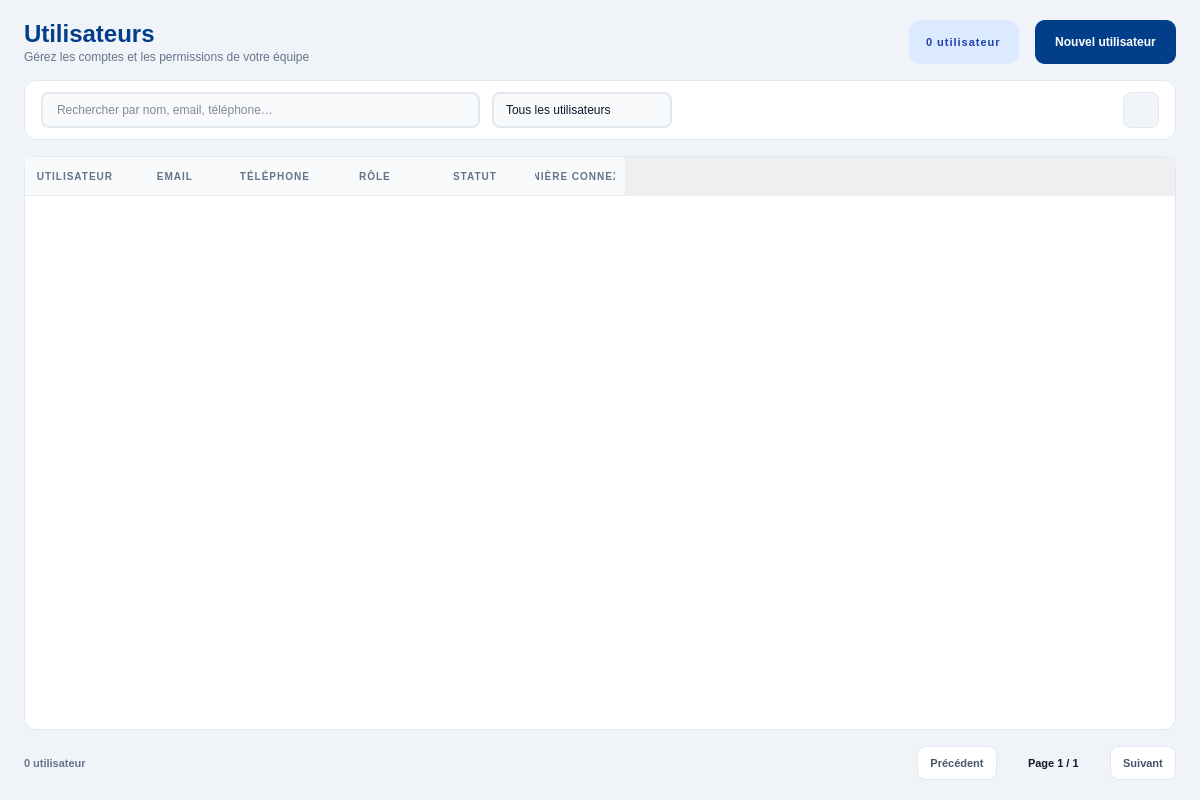
<?xml version="1.0" encoding="UTF-8"?>
<ui version="4.0">
 <class>PageUsers</class>
 <widget class="QWidget" name="PageUsers">
  <property name="geometry">
   <rect>
    <x>0</x>
    <y>0</y>
    <width>1200</width>
    <height>800</height>
   </rect>
  </property>
  <property name="styleSheet">
   <string notr="true">QWidget#PageUsers { background: #f0f4f8; }
QWidget#PageUsers QLabel { background: transparent; }</string>
  </property>
  <layout class="QVBoxLayout" name="mainLayout">
   <property name="spacing">
    <number>16</number>
   </property>
   <property name="leftMargin">
    <number>24</number>
   </property>
   <property name="topMargin">
    <number>20</number>
   </property>
   <property name="rightMargin">
    <number>24</number>
   </property>
   <property name="bottomMargin">
    <number>20</number>
   </property>
   <item>
    <layout class="QHBoxLayout" name="headerRow">
     <item>
      <layout class="QVBoxLayout" name="headerTitleBox">
       <property name="spacing">
        <number>2</number>
       </property>
       <item>
        <widget class="QLabel" name="lbl_title">
         <property name="styleSheet">
          <string notr="true">color: #023E8A; font-size: 24px; font-weight: 800; background: transparent;</string>
         </property>
         <property name="text">
          <string>Utilisateurs</string>
         </property>
        </widget>
       </item>
       <item>
        <widget class="QLabel" name="lbl_subtitle">
         <property name="styleSheet">
          <string notr="true">color: #64748b; font-size: 12px; background: transparent;</string>
         </property>
         <property name="text">
          <string>Gérez les comptes et les permissions de votre équipe</string>
         </property>
        </widget>
       </item>
      </layout>
     </item>
     <item>
      <spacer name="headerSpacer">
       <property name="orientation">
        <enum>Qt::Orientation::Horizontal</enum>
       </property>
       <property name="sizeHint" stdset="0">
        <size>
         <width>40</width>
         <height>20</height>
        </size>
       </property>
      </spacer>
     </item>
     <item>
      <widget class="QLabel" name="lbl_count_badge">
       <property name="styleSheet">
        <string notr="true">background: #dbeafe; color: #1e40af; font-size: 11px; font-weight: 800; padding: 8px 14px; border-radius: 12px; letter-spacing: 1px;</string>
       </property>
       <property name="text">
        <string>0 utilisateur</string>
       </property>
      </widget>
     </item>
     <item>
      <widget class="QPushButton" name="btn_new">
       <property name="minimumSize">
        <size>
         <width>0</width>
         <height>44</height>
        </size>
       </property>
       <property name="cursor">
        <cursorShape>PointingHandCursor</cursorShape>
       </property>
       <property name="styleSheet">
        <string notr="true">QPushButton { background: #023E8A; color: #ffffff; border: none; border-radius: 10px; font-size: 12px; font-weight: 800; padding: 0 20px; }
QPushButton:hover { background: #0077B6; }</string>
       </property>
       <property name="text">
        <string>Nouvel utilisateur</string>
       </property>
       <property name="icon">
        <iconset resource="../Icon.qrc">
         <normaloff>:/Icon/Icons/plus_white.svg</normaloff>:/Icon/Icons/plus_white.svg</iconset>
       </property>
       <property name="iconSize">
        <size>
         <width>16</width>
         <height>16</height>
        </size>
       </property>
      </widget>
     </item>
    </layout>
   </item>
   <item>
    <widget class="QFrame" name="toolbar">
     <property name="minimumSize">
      <size>
       <width>0</width>
       <height>60</height>
      </size>
     </property>
     <property name="styleSheet">
      <string notr="true">QFrame#toolbar { background: #ffffff; border: 1px solid #e2e8f0; border-radius: 12px; }</string>
     </property>
     <layout class="QHBoxLayout" name="toolbarLayout">
      <property name="spacing">
       <number>12</number>
      </property>
      <property name="leftMargin">
       <number>16</number>
      </property>
      <property name="rightMargin">
       <number>16</number>
      </property>
      <item>
       <widget class="QLineEdit" name="inp_search">
        <property name="minimumSize">
         <size>
          <width>320</width>
          <height>36</height>
         </size>
        </property>
        <property name="styleSheet">
         <string notr="true">QLineEdit { background: #f8fafc; border: 1.5px solid #e2e8f0; border-radius: 8px; padding: 6px 12px; font-size: 12px; color: #0f172a; }
QLineEdit:focus { border-color: #0077B6; background: #ffffff; }</string>
        </property>
        <property name="placeholderText">
         <string>Rechercher par nom, email, téléphone…</string>
        </property>
       </widget>
      </item>
      <item>
       <widget class="QComboBox" name="combo_filter">
        <property name="minimumSize">
         <size>
          <width>180</width>
          <height>36</height>
         </size>
        </property>
        <property name="styleSheet">
         <string notr="true">QComboBox { background: #f8fafc; border: 1.5px solid #e2e8f0; border-radius: 8px; padding: 6px 12px; font-size: 12px; color: #0f172a; }
QComboBox::drop-down { border: none; width: 24px; }
QComboBox QAbstractItemView { background: #ffffff; color: #0f172a; selection-background-color: #e0f2fe; selection-color: #0f172a; }

QComboBox::down-arrow {
    image: url(:/Icon/Icons/chevron-down.svg);
    width: 12px; height: 12px;
}</string>
        </property>
        <item>
         <property name="text">
          <string>Tous les utilisateurs</string>
         </property>
        </item>
        <item>
         <property name="text">
          <string>Actifs</string>
         </property>
        </item>
        <item>
         <property name="text">
          <string>Inactifs</string>
         </property>
        </item>
        <item>
         <property name="text">
          <string>Rôle : ADMIN</string>
         </property>
        </item>
        <item>
         <property name="text">
          <string>Rôle : UTILISATEUR</string>
         </property>
        </item>
        <item>
         <property name="text">
          <string>Rôle : CAISSIER</string>
         </property>
        </item>
       </widget>
      </item>
      <item>
       <spacer name="toolbarSpacer">
        <property name="orientation">
         <enum>Qt::Orientation::Horizontal</enum>
        </property>
        <property name="sizeHint" stdset="0">
         <size>
          <width>40</width>
          <height>20</height>
         </size>
        </property>
       </spacer>
      </item>
      <item>
       <widget class="QPushButton" name="btn_refresh">
        <property name="minimumSize">
         <size>
          <width>36</width>
          <height>36</height>
         </size>
        </property>
        <property name="maximumSize">
         <size>
          <width>36</width>
          <height>36</height>
         </size>
        </property>
        <property name="cursor">
         <cursorShape>PointingHandCursor</cursorShape>
        </property>
        <property name="toolTip">
         <string>Rafraîchir</string>
        </property>
        <property name="styleSheet">
         <string notr="true">QPushButton { background: #f1f5f9; border: 1px solid #e2e8f0; border-radius: 8px; }
QPushButton:hover { background: #e2e8f0; }</string>
        </property>
        <property name="icon">
         <iconset resource="../Icon.qrc">
          <normaloff>:/Icon/Icons/refresh.svg</normaloff>:/Icon/Icons/refresh.svg</iconset>
        </property>
        <property name="iconSize">
         <size>
          <width>16</width>
          <height>16</height>
         </size>
        </property>
       </widget>
      </item>
     </layout>
    </widget>
   </item>
   <item>
    <widget class="QTableWidget" name="users_table">
     <property name="contextMenuPolicy">
      <enum>Qt::ContextMenuPolicy::CustomContextMenu</enum>
     </property>
     <property name="styleSheet">
      <string notr="true">QTableWidget { background: #ffffff; border: 1px solid #e2e8f0; border-radius: 12px; gridline-color: transparent; color: #0f172a; alternate-background-color: #f8fafc; }
QTableWidget::item { padding: 8px; border-bottom: 1px solid #f1f5f9; }
QTableWidget::item:selected { background: #e0f2fe; color: #0f172a; }
QHeaderView::section { background: #f8fafc; color: #64748b; padding: 10px; border: none; border-bottom: 1px solid #e2e8f0; font-size: 10px; font-weight: 800; letter-spacing: 1px; }</string>
     </property>
     <property name="alternatingRowColors">
      <bool>true</bool>
     </property>
     <property name="selectionMode">
      <enum>QAbstractItemView::SelectionMode::SingleSelection</enum>
     </property>
     <property name="selectionBehavior">
      <enum>QAbstractItemView::SelectionBehavior::SelectRows</enum>
     </property>
     <property name="showGrid">
      <bool>false</bool>
     </property>
     <column>
      <property name="text">
       <string>UTILISATEUR</string>
      </property>
     </column>
     <column>
      <property name="text">
       <string>EMAIL</string>
      </property>
     </column>
     <column>
      <property name="text">
       <string>TÉLÉPHONE</string>
      </property>
     </column>
     <column>
      <property name="text">
       <string>RÔLE</string>
      </property>
     </column>
     <column>
      <property name="text">
       <string>STATUT</string>
      </property>
     </column>
     <column>
      <property name="text">
       <string>DERNIÈRE CONNEXION</string>
      </property>
     </column>
    </widget>
   </item>
   <item>
    <layout class="QHBoxLayout" name="paginationRow">
     <item>
      <widget class="QLabel" name="lbl_total_info">
       <property name="styleSheet">
        <string notr="true">color: #64748b; font-size: 11px; font-weight: 600; background: transparent;</string>
       </property>
       <property name="text">
        <string>0 utilisateur</string>
       </property>
      </widget>
     </item>
     <item>
      <spacer name="paginationSpacer">
       <property name="orientation">
        <enum>Qt::Orientation::Horizontal</enum>
       </property>
       <property name="sizeHint" stdset="0">
        <size>
         <width>40</width>
         <height>20</height>
        </size>
       </property>
      </spacer>
     </item>
     <item>
      <widget class="QPushButton" name="btn_prev">
       <property name="minimumSize">
        <size>
         <width>0</width>
         <height>34</height>
        </size>
       </property>
       <property name="cursor">
        <cursorShape>PointingHandCursor</cursorShape>
       </property>
       <property name="styleSheet">
        <string notr="true">QPushButton { background: #ffffff; color: #475569; border: 1px solid #e2e8f0; border-radius: 8px; font-size: 11px; font-weight: 700; padding: 0 12px; }
QPushButton:hover { background: #f1f5f9; }
QPushButton:disabled { color: #cbd5e1; }</string>
       </property>
       <property name="text">
        <string>Précédent</string>
       </property>
       <property name="icon">
        <iconset resource="../Icon.qrc">
         <normaloff>:/Icon/Icons/chevron-left.svg</normaloff>:/Icon/Icons/chevron-left.svg</iconset>
       </property>
       <property name="iconSize">
        <size>
         <width>14</width>
         <height>14</height>
        </size>
       </property>
      </widget>
     </item>
     <item>
      <widget class="QLabel" name="lbl_page_info">
       <property name="styleSheet">
        <string notr="true">color: #0f172a; font-size: 11px; font-weight: 700; padding: 0 12px; background: transparent;</string>
       </property>
       <property name="text">
        <string>Page 1 / 1</string>
       </property>
      </widget>
     </item>
     <item>
      <widget class="QPushButton" name="btn_next">
       <property name="minimumSize">
        <size>
         <width>0</width>
         <height>34</height>
        </size>
       </property>
       <property name="cursor">
        <cursorShape>PointingHandCursor</cursorShape>
       </property>
       <property name="layoutDirection">
        <enum>Qt::LayoutDirection::RightToLeft</enum>
       </property>
       <property name="styleSheet">
        <string notr="true">QPushButton { background: #ffffff; color: #475569; border: 1px solid #e2e8f0; border-radius: 8px; font-size: 11px; font-weight: 700; padding: 0 12px; }
QPushButton:hover { background: #f1f5f9; }
QPushButton:disabled { color: #cbd5e1; }</string>
       </property>
       <property name="text">
        <string>Suivant</string>
       </property>
       <property name="icon">
        <iconset resource="../Icon.qrc">
         <normaloff>:/Icon/Icons/chevron-right.svg</normaloff>:/Icon/Icons/chevron-right.svg</iconset>
       </property>
       <property name="iconSize">
        <size>
         <width>14</width>
         <height>14</height>
        </size>
       </property>
      </widget>
     </item>
    </layout>
   </item>
  </layout>
 </widget>
 <resources>
  <include location="../Icon.qrc"/>
 </resources>
 <connections/>
</ui>
